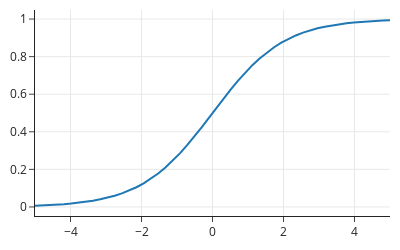

The notebook cell saved with this chart:
### Code cell
t = np.linspace(-5, 5, 50)
sigmoid_line = go.Scatter(
    name="Logistic Function", x=t, y=logistic(t), mode="lines"
)

fig = go.Figure([sigmoid_line])
fig.update_layout(width=400, height=250)
fig
